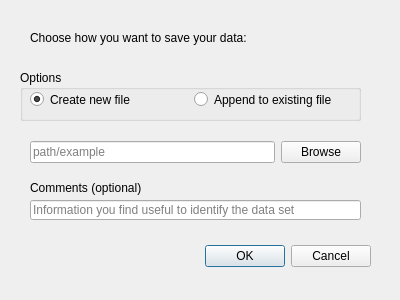
<?xml version="1.0" encoding="UTF-8"?>
<ui version="4.0">
 <class>Dialog</class>
 <widget class="QDialog" name="Dialog">
  <property name="geometry">
   <rect>
    <x>0</x>
    <y>0</y>
    <width>400</width>
    <height>300</height>
   </rect>
  </property>
  <property name="windowTitle">
   <string>Save Data</string>
  </property>
  <property name="windowIcon">
   <iconset>
    <normaloff>logo.png</normaloff>logo.png</iconset>
  </property>
  <widget class="QDialogButtonBox" name="buttonBox">
   <property name="geometry">
    <rect>
     <x>30</x>
     <y>240</y>
     <width>341</width>
     <height>32</height>
    </rect>
   </property>
   <property name="orientation">
    <enum>Qt::Horizontal</enum>
   </property>
   <property name="standardButtons">
    <set>QDialogButtonBox::Cancel|QDialogButtonBox::Ok</set>
   </property>
  </widget>
  <widget class="QLabel" name="label">
   <property name="geometry">
    <rect>
     <x>30</x>
     <y>30</y>
     <width>361</width>
     <height>16</height>
    </rect>
   </property>
   <property name="text">
    <string>Choose how you want to save your data:</string>
   </property>
  </widget>
  <widget class="QGroupBox" name="groupBox">
   <property name="geometry">
    <rect>
     <x>20</x>
     <y>70</y>
     <width>341</width>
     <height>51</height>
    </rect>
   </property>
   <property name="title">
    <string>Options</string>
   </property>
   <widget class="QWidget" name="layoutWidget">
    <property name="geometry">
     <rect>
      <x>10</x>
      <y>20</y>
      <width>321</width>
      <height>19</height>
     </rect>
    </property>
    <layout class="QHBoxLayout" name="horizontalLayout">
     <item>
      <widget class="QRadioButton" name="createRadio">
       <property name="text">
        <string>Create new file</string>
       </property>
       <property name="checked">
        <bool>true</bool>
       </property>
      </widget>
     </item>
     <item>
      <widget class="QRadioButton" name="appendRadio">
       <property name="text">
        <string>Append to existing file</string>
       </property>
      </widget>
     </item>
    </layout>
   </widget>
  </widget>
  <widget class="QWidget" name="layoutWidget">
   <property name="geometry">
    <rect>
     <x>30</x>
     <y>140</y>
     <width>331</width>
     <height>25</height>
    </rect>
   </property>
   <layout class="QHBoxLayout" name="horizontalLayout_2">
    <item>
     <widget class="QLineEdit" name="browseLine">
      <property name="readOnly">
       <bool>true</bool>
      </property>
      <property name="placeholderText">
       <string>path/example</string>
      </property>
     </widget>
    </item>
    <item>
     <widget class="QPushButton" name="browseButton">
      <property name="text">
       <string>Browse</string>
      </property>
     </widget>
    </item>
   </layout>
  </widget>
  <widget class="QLineEdit" name="commentsLine">
   <property name="geometry">
    <rect>
     <x>30</x>
     <y>200</y>
     <width>331</width>
     <height>20</height>
    </rect>
   </property>
   <property name="placeholderText">
    <string>Information you find useful to identify the data set</string>
   </property>
  </widget>
  <widget class="QLabel" name="label_2">
   <property name="geometry">
    <rect>
     <x>30</x>
     <y>180</y>
     <width>141</width>
     <height>16</height>
    </rect>
   </property>
   <property name="text">
    <string>Comments (optional)</string>
   </property>
  </widget>
 </widget>
 <resources/>
 <connections>
  <connection>
   <sender>buttonBox</sender>
   <signal>accepted()</signal>
   <receiver>Dialog</receiver>
   <slot>accept()</slot>
   <hints>
    <hint type="sourcelabel">
     <x>248</x>
     <y>254</y>
    </hint>
    <hint type="destinationlabel">
     <x>157</x>
     <y>274</y>
    </hint>
   </hints>
  </connection>
  <connection>
   <sender>buttonBox</sender>
   <signal>rejected()</signal>
   <receiver>Dialog</receiver>
   <slot>reject()</slot>
   <hints>
    <hint type="sourcelabel">
     <x>316</x>
     <y>260</y>
    </hint>
    <hint type="destinationlabel">
     <x>286</x>
     <y>274</y>
    </hint>
   </hints>
  </connection>
  <connection>
   <sender>browseButton</sender>
   <signal>clicked()</signal>
   <receiver>Dialog</receiver>
   <slot>browseSlot()</slot>
   <hints>
    <hint type="sourcelabel">
     <x>328</x>
     <y>154</y>
    </hint>
    <hint type="destinationlabel">
     <x>362</x>
     <y>195</y>
    </hint>
   </hints>
  </connection>
 </connections>
 <slots>
  <slot>browseSlot()</slot>
 </slots>
</ui>
